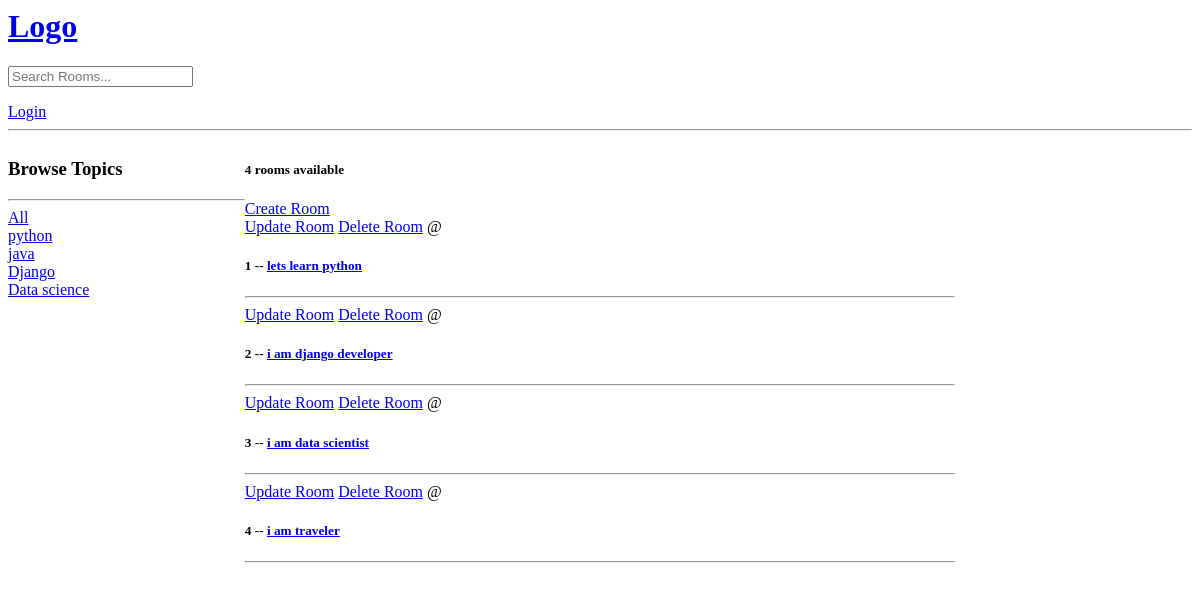
The app's page /, older data.
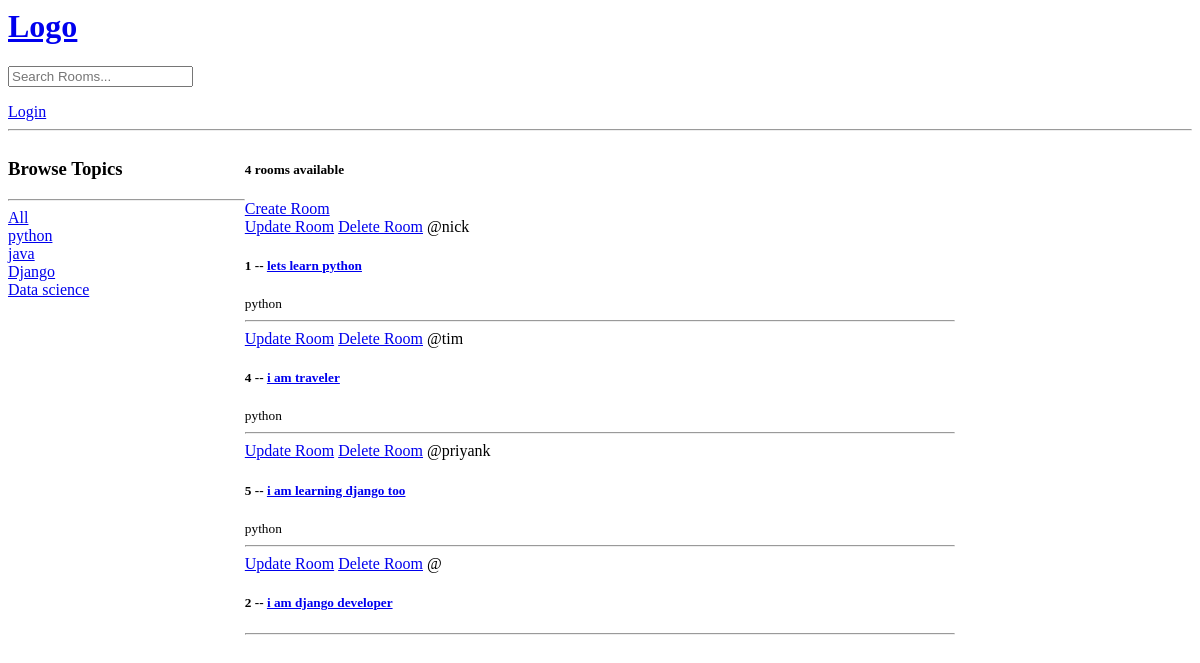
The same page, newer data.
### base/models.py (models this page shows, shortened)
class Topic(models.Model):
    name = models.CharField(max_length=200)

class Room(models.Model):
    host = models.ForeignKey(User, on_delete=models.SET_NULL, null = True)
    topic = models.ForeignKey(Topic, on_delete=models.SET_NULL, null=True)
    name = models.CharField(max_length=200)
    description = models.TextField(null = True, blank = True)
    updated = models.DateTimeField(auto_now=True)
    created = models.DateTimeField(auto_now_add=True)
    class Meta:
        ordering = ['-updated', '-created'] # '-' for descending order

### base/views.py (the view)
# urls.py: path('', views.home, name = "home"),
def home(request):
    q = request.GET.get('q') if request.GET.get('q') != None else ''
    rooms = Room.objects.filter(
        Q(topic__name__icontains = q) |
        Q(name__icontains = q) |
        Q(description__icontains = q)
        )
    topics = Topic.objects.all()
    room_count = rooms.count()
    context = {'rooms': rooms, 'topics': topics, 'room_count' : room_count}
    return render(request, 'base/home.html', context)

### base/templates/base/home.html (shortened to what this page needs)
{% extends 'main.html' %}
{% block content %}
<div class="home-container">
    <div>
        <h3>Browse Topics</h3>
        <hr>
        <div>
            <a href = "{% url 'home' %}">All</a>
        </div>
        {% for topic in topics %}
        <div>
            <a href = "{% url 'home' %}?q={{topic.name}}">{{topic.name}}</a>
        </div>
        {% endfor %}
    </div>
  <div>
    <h5>{{room_count}} rooms available</h5>
    <a href="{% url 'create-room' %}">Create Room</a>
    <div>
      {% for room in rooms %}
      <div>
        <a href="{% url 'update-room' room.id %}">Update Room</a>
        <a href="{% url 'delete-room' room.id %}">Delete Room</a>
        <span>@{{room.host.username}}</span>
        <h5>
          {{room.id}} -- <a href="{% url 'room' room.id %}">{{room.name}}</a>
        </h5>
        <small>{{room.topic.name}}</small>
        <hr />
      </div>
      {% endfor %}
    </div>
  </div>
</div>
{% endblock content %}

### templates/main.html (shortened to what this page needs)
<html>
  <head>
  </head>
  <body>
    {% include 'navbar.html' %}
    {% block content %}
    {% endblock %}
  </body>
</html>

### templates/navbar.html (shortened to what this page needs)
<a href= "/">
    <h1>Logo</h1>
</a>
<form method = "GET" action = {% url 'home' %}>
    <input type = "text" name = "q" placeholder = "Search Rooms...">
{% if request.user.is_authenticated %}
    <a href = "{% url 'logout' %}">Logout</a>
{% else %}
    <a href = "{% url 'login' %}">Login</a>
{% endif %}
<hr>

### base/templates/base/home.html (style rules this page uses)
.home-container { display: grid; grid-template-columns: 1fr 3fr 1fr; }

Row changes from the older to the newer data that the page shows:
removed Room: id "3", name "i am data scientist"
changed Room "lets learn python": host.username (not shown) → "nick"; topic.name (not shown) → "python"
changed Room "i am traveler": host.username (not shown) → "tim"; topic.name (not shown) → "python"; moves up the list
added Room: host.username "priyank", id "5", name "i am learning django too", topic.name "python"
